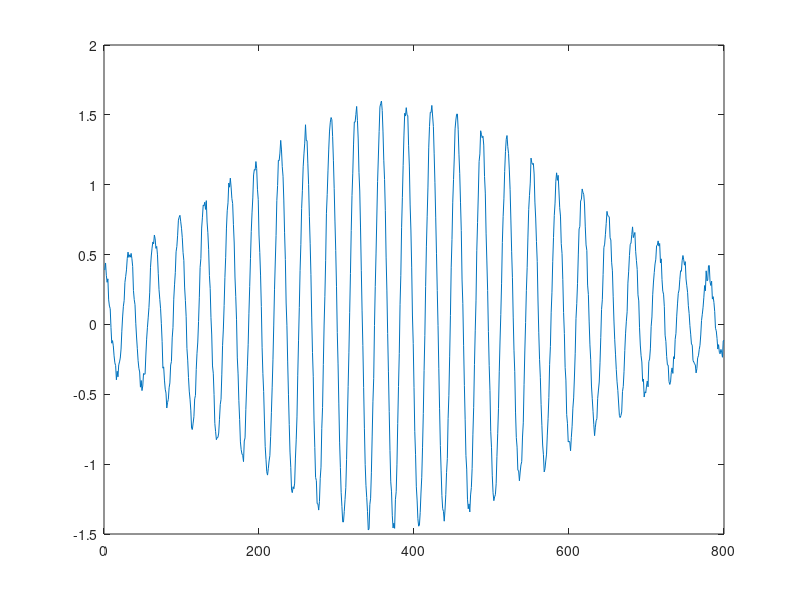

The MATLAB script that drew this image: (Note: this script raises an error after producing the figure.)
% function testmethods()
% addpath(genpath('/gpfs01/sirota/homes/weiwei/matlab/'))
% addpath /gpfs01/sirota/data/bachdata/data/antsiro/blab/sm96_big
% FileBase='4_16_05_merged';
% cd ~/data/sm/4_16_05_merged/
% 
% fnames=dir('4_16_05_merged.phase.ch51*');
% load(fnames.name)
% tfr=[11 11; 11 12; 11 13; 11 14;10 11; 10 12; 10 13; 10 14; 9 11; 9 12; 9 13; 9 14;8 14;7 14;11 16; 11 18; 11 20;11 22];
% ltfr=size(tfr,1);
% pw=sum(abs(out.LFPsig(:,9:14,1)),2);
% 
% Res=find(pw>prctile(pw,99.97));
% Res(Res<81)=[];
% nlag=40;
% LFP=zeros(length(Res),32,2,nlag);
% for k=1:nlag
%     LFP(:,:,:,k)=out.LFPsig(Res-80+2*k,:,:);
% end
% clear out
% nte=zeros(ltfr,ltfr,nlag-1);
% me=zeros(ltfr,ltfr,nlag-1);
% ste=zeros(ltfr,ltfr,nlag-1);
% pval=zeros(ltfr,ltfr,nlag-1);
% h=cell(ltfr,ltfr,nlag-1);
% t=1:length(Res);
% pci=zeros(ltfr,ltfr,nlag-1);
% pst=zeros(ltfr,ltfr,nlag-1);
% cst=zeros(ltfr,ltfr,nlag-1);
% cci=zeros(ltfr,ltfr,nlag-1);
% cpap=zeros(ltfr,ltfr,nlag-1);
% par.width=.4;
% for k=1:ltfr
%         X=fangle(sum(LFP(:,tfr(k,1):tfr(k,2),1,40),2));
%     for n=1:ltfr
%         for m=1:39
%             Z=fangle(sum(LFP(:,tfr(k,1):tfr(k,2),1,m),2));
%             Y=fangle(sum(LFP(:,tfr(n,1):tfr(n,2),2,m),2));
%             [nte(k,n,m), me(k,n,m), ste(k,n,m), pval(k,n,m), h{k,n,m}, XBins, YBins, ZBins, ~]=...
%                 nTE(X,Y,Z,400);
%              oci=...
%                 KCIcausal_new(X,Y,Z,par,t,0);
%             pci(k,n,m)=oci(1);
%             pst(k,n,m)=oci(2);
%             cst(k,n,m)=oci(3);
%             cci(k,n,m)=oci(5);
%             cpap(k,n,m)=oci(7);
%         end
%     end
% end
% for k=1:ltfr
%     
% end
% 
% State='RUN';
% [FeatData, FeatName] = mLoadBurst(FileBase, State);
% mrad=(strcmp(FeatData{15},'CA1rad')' & (abs(FeatData{2}-45)<15) & (FeatData{9}>40));
% [x, indx]=spkcount(FeatData{3}(mrad));
% 
% tst_x=sq(out.LFPsig(:,:,2));
% FreqB=out.FreqBins;
% clear out
% x=sum(tst_x(:,11:16),2);


% simulation
b=[0.001,.01,.01,exp(-[0:.5:10])];% [0.001,exp(-[0:5:30])];
a=1;
funclist={'freal', 'orix', 'dfangle', 'ffangle', 'fabs',};
lf=length(funclist);
np=12;% lags to be calculated
nlevel=.3;
st=randi(800,1)*pi;%randi(size(x,1)-np*400,1);
% t=st:(st+800-1);
xt=(exp(-([1:800]'-300).^2/200^2/2)+exp(-([1:800]'-500).^2/200^2/2)*.7).*exp(sqrt(-1)*(pi*40/650*[1:800]'+st));
xt=xt+std(abs(xt))*nlevel*rand(800,1);%+0.3*rand(800,1);%x(t);
figure; plot(real(xt))
nci=zeros(np,lf,7,4);
par.width=.3;
noif=exp(sqrt(-1)*(rand(800,1)-.5)*pi*.3);
stt=5;
bins=linspace(-pi,pi,10);
pl=zeros(np,lf,4);
MI=zeros(np,lf,2);
for k=1:lf%5%32%
    istest=false;
    y=feval(funclist{k},xt,b,a,istest);
    y=y.*noif+std(abs(y))*nlevel*rand(800,1);
    xn=fangle(xt([1:2:end]'));
    y=fangle(y([1:2:end]'));
    if k==1
        lt=length(y);
    end
    for n=1:np%3%
        % !, 5, 7
        pl(n,k,1)=xn(stt:(end-n))'*y((n+stt):end)/(lt-stt-n+1);
        pl(n,k,2)=y(stt:(end-n))'*xn((n+stt):end)/(lt-stt-n+1);
        pl(n,k,3)=xn(stt:(end-n))'*xn((n+stt):end)/(lt-stt-n+1);
        pl(n,k,4)=y(stt:(end-n))'*y((n+stt):end)/(lt-stt-n+1);
        MI(n,k,1)=MutualInformation(angle(xn(stt:(end-n))),angle(y((n+stt):end)),11,11);
        MI(n,k,2)=MutualInformation(angle(y(stt:(end-n))),angle(xn((n+stt):end)),11,11);
        nci(n,k,:,1)=KCIcausal_new(xn(stt:(end-n)),y((n+stt):end),[xn(1:(end-n-stt+1)),y(stt:(end-n)),y((stt-1):(end-n-1))],par,1:(lt-n),0);
        nci(n,k,:,3)=KCIcausal_new(y(stt:(end-n)),xn((n+stt):end),[y(1:(end-n-stt+1)),xn(stt:(end-n)),xn((stt-1):(end-n-1))],par,1:(lt-n),0);
%         pxn=feval(funclist{k},xn,b,a,1);xn(3:(end-n+1)),y(3:(end-n+1)),%
%         nci(n,k,:,2)=KCIcausal_new(pxn(2:(end-n)),y((n+2):end),[pxn(3:(end-n+1)),pxn(1:(end-n-1)),y(2:(end-n))],par,1:(lt-n),0);
%         nci(n,k,:,4)=KCIcausal_new(y(2:(end-n)),pxn((n+2):end),[y(3:(end-n+1)),y(1:(end-n-1)),pxn(2:(end-n))],par,1:(lt-n),0);
    end
end
for k=[1, 2, 3, 5, 7]
figure(10+k)
plot(1:np,sq(nci(:,:,k,1)))
hold on
plot(1:np,sq(nci(:,:,k,3)),'+-')
legend(funclist)
end
% figure(158)
% subplot(211)
% plot(1:np,MI)
% legend('mutual I','inv')
% subplot(212)
% plot(1:np,abs (pl))
% legend('pl','inv pl','xn pwwwl','yn pl')



% for k=[1, 5, 7]
% figure(k+1)
% plot(1:np,sq(ci(:,:,k,1)))
% % hold on
% % plot(1:np,sq(ci(:,:,k,3)),'+-')
% legend(funclist)
% end